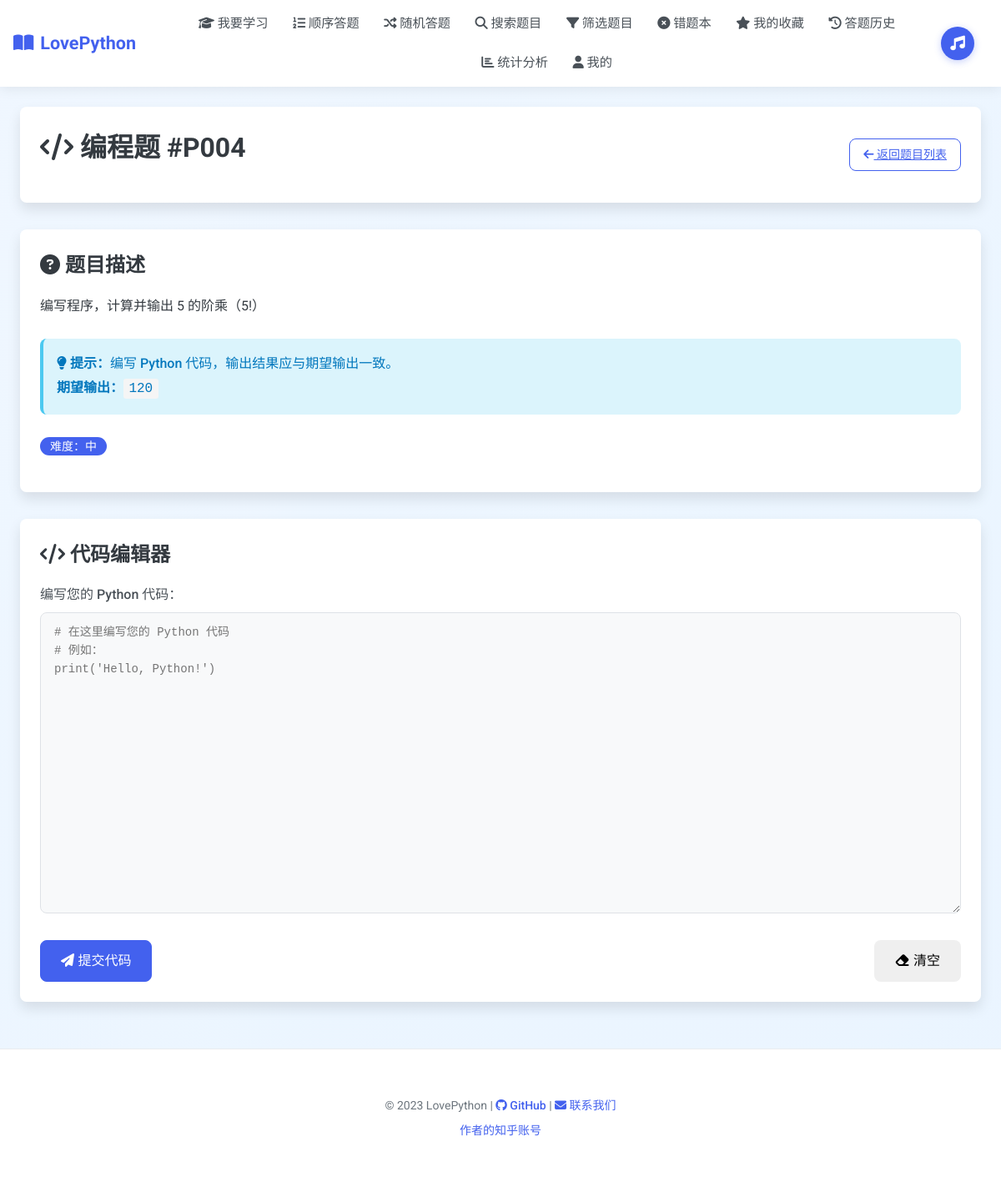
The page /study/coding/P004 (signed in) on the database its author committed.
### tables this page shows
CREATE TABLE questions (
        id TEXT PRIMARY KEY,
        stem TEXT NOT NULL,
        answer TEXT NOT NULL,
        difficulty TEXT,
        qtype TEXT,
        category TEXT,
        options TEXT, -- JSON stored options
        created_at DATETIME DEFAULT CURRENT_TIMESTAMP
    );

### app.py (the view, shortened to what this page needs)
@app.route('/study/coding/<qid>', methods=['GET', 'POST'])
@login_required
def coding_question(qid):
    user_id = get_user_id()
    conn = get_db()
    c = conn.cursor()
    c.execute('SELECT * FROM questions WHERE id = ?', (qid,))
    row = c.fetchone()
    conn.close()
    if not row:
        flash("题目不存在", "error")
        return redirect(url_for('study_coding'))
    question = {
        'id': row['id'],
        'stem': row['stem'],
        'answer': row['answer'],  # 期望输出或测试用例
        'difficulty': row['difficulty'],
        'category': row['category'],
        'options': json.loads(row['options']) if row['options'] else {}
    }
    return render_template('coding_question.html', question=question)

### app.py (called while the page is built)
def get_db():
    conn = sqlite3.connect('database.db')
    conn.row_factory = sqlite3.Row
    return conn

def login_required(f):
    @wraps(f)
    def decorated_function(*args, **kwargs):
        if not is_logged_in():
            flash("请先登录后再访问该页面", "error")
            return redirect(url_for('login', next=request.url))
        return f(*args, **kwargs)
    return decorated_function

def is_logged_in():
    return 'user_id' in session

def get_user_id():
    return session.get('user_id')

### templates/coding_question.html (shortened to what this page needs)
{% extends 'base.html' %}
{% block content %}
<div class="hero-section mb-4">
    <div class="card">
        <div class="hero-content d-flex flex-wrap align-items-center justify-content-between gap-3">
            <div>
                <h1 class="display-title mb-2"><i class="fas fa-code"></i> 编程题 #{{ question.id }}</h1>
            </div>
            <div>
                <a href="{{ url_for('study_coding') }}" class="btn btn-outline-primary btn-sm">
                    <i class="fas fa-arrow-left"></i> 返回题目列表
                </a>
            </div>
        </div>
    </div>
</div>
<div class="row">
    <div class="col-lg-6 mb-4">
        <div class="card">
            <h3 class="card-title">
                <i class="fas fa-question-circle"></i> 题目描述
            </h3>
            <div class="question-content">
                <p class="mb-3">{{ question.stem }}</p>
                <div class="alert alert-info">
                    <i class="fas fa-lightbulb"></i>
                    <strong>提示：</strong>编写 Python 代码，输出结果应与期望输出一致。
                    {% if question.answer %}
                    <br><strong>期望输出：</strong><code>{{ question.answer }}</code>
                    {% endif %}
                </div>
                {% if question.difficulty %}
                <div class="mb-2">
                    <span class="badge badge-primary">难度：{{ question.difficulty }}</span>
                </div>
                {% endif %}
            </div>
        </div>
    </div>
    <div class="col-lg-6 mb-4">
        <div class="card">
            <h3 class="card-title">
                <i class="fas fa-code"></i> 代码编辑器
            </h3>
            <form method="POST" id="codingForm">
                <div class="form-group">
                    <label for="code" class="form-label">编写您的 Python 代码：</label>
                    <textarea
                        id="code"
                        name="code"
                        class="form-control code-editor"
                        rows="15"
                        placeholder="# 在这里编写您的 Python 代码
# 例如：
print('Hello, Python!')"
                        required>{{ user_code if user_code else '' }}</textarea>
                </div>
                <div class="d-flex justify-content-between align-items-center">
                    <button type="submit" class="btn btn-primary">
                        <i class="fas fa-paper-plane"></i> 提交代码
                    </button>
                    <button type="button" class="btn btn-outline-secondary" onclick="clearCode()">
                        <i class="fas fa-eraser"></i> 清空
                    </button>
                </div>
            </form>
        </div>
    </div>
</div>
{% endblock %}

### static/style.css (style rules this page uses)
:root { --primary-color: #4361ee; --primary-hover: #3a56e7; --secondary-color: #3f8efc; --success-color: #2ec4b6; --danger-color: #e63946; --warning-color: #ffb703; --info-color: #4cc9f0; --light-color: #f8f9fa; --dark-color: #212529; --gray-100: #f8f9fa; --gray-200: #e9ecef; --gray-300: #dee2e6; --gray-400: #ced4da; --gray-500: #adb5bd; --gray-600: #6c757d; --gray-700: #495057; --gray-800: #343a40; --gray-900: #212529; --font-main: 'Roboto', 'Noto Sans SC', sans-serif; --border-radius: 0.5rem; --box-shadow: 0 0.5rem 1rem rgba(0, 0, 0, 0.1); --transition: all 0.3s ease; }
* { box-sizing: border-box; margin: 0; padding: 0; }
html { scroll-behavior: smooth; }
body { font-family: var(--font-main); background: linear-gradient(135deg, #f0f7ff 0%, #eaf5ff 100%); color: var(--gray-800); line-height: 1.6; min-height: 100vh; display: flex; flex-direction: column; }
.card { background-color: white; border-radius: var(--border-radius); box-shadow: var(--box-shadow); padding: 1.5rem; margin-bottom: 1.5rem; transition: var(--transition); }
.card-title { color: var(--gray-800); font-size: 1.5rem; margin-bottom: 1rem; font-weight: 600; }
.form-group { margin-bottom: 1.5rem; }
.form-label { display: block; margin-bottom: 0.5rem; font-weight: 500; color: var(--gray-700); }
.form-control { width: 100%; padding: 0.75rem 1rem; font-size: 1rem; line-height: 1.5; color: var(--gray-700); background-color: #fff; background-clip: padding-box; border: 1px solid var(--gray-300); border-radius: var(--border-radius); transition: var(--transition); -webkit-appearance: none; appearance: none; touch-action: manipulation; }
.btn { display: inline-block; font-weight: 500; text-align: center; white-space: nowrap; vertical-align: middle; user-select: none; border: 1px solid transparent; padding: 0.75rem 1.5rem; font-size: 1rem; line-height: 1.5; border-radius: var(--border-radius); transition: var(--transition); cursor: pointer; touch-action: manipulation; -webkit-tap-highlight-color: transparent; position: relative; overflow: hidden; min-height: 2.75rem; }
.btn::after { content: ''; display: block; position: absolute; width: 100%; height: 100%; top: 0; left: 0; pointer-events: none; background-image: radial-gradient(circle, rgba(255, 255, 255, 0.3) 10%, transparent 10.01%); background-repeat: no-repeat; background-position: 50%; transform: scale(10, 10); opacity: 0; transition: transform 0.5s, opacity 0.8s; }
.btn-primary { color: #fff; background-color: var(--primary-color); border-color: var(--primary-color); }
.btn-outline-primary { color: var(--primary-color); background-color: transparent; border-color: var(--primary-color); }
.btn-sm { padding: 0.5rem 1rem; font-size: 0.875rem; min-height: 2.25rem; }
.badge { display: inline-block; padding: 0.25rem 0.75rem; font-size: 0.875rem; font-weight: 500; line-height: 1; text-align: center; white-space: nowrap; vertical-align: baseline; border-radius: 50rem; }
.badge-primary { background-color: var(--primary-color); color: white; }
.alert { padding: 1rem; margin-bottom: 1.5rem; border-radius: var(--border-radius); font-weight: 500; }
.alert-info { background-color: rgba(76, 201, 240, 0.2); color: #0277bd; border-left: 4px solid var(--info-color); }
.mb-2 { margin-bottom: 1rem !important; }
.mb-3 { margin-bottom: 1.5rem !important; }
.mb-4 { margin-bottom: 2rem !important; }
.d-flex { display: flex !important; }
.flex-wrap { flex-wrap: wrap !important; }
.justify-content-between { justify-content: space-between !important; }
.align-items-center { align-items: center !important; }
.gap-3 { gap: 1.5rem !important; }

### templates/base.html (style rules this page uses)
body { position: relative; min-height: 100vh; }

### templates/coding_question.html (style rules this page uses)
.code-editor { font-family: 'Courier New', 'Consolas', 'Monaco', monospace; font-size: 14px; line-height: 1.6; background-color: #f8f9fa; border: 1px solid var(--gray-300); resize: vertical; }
.question-content { line-height: 1.8; }
.question-content code { background-color: #f5f5f5; padding: 0.2rem 0.4rem; border-radius: 3px; font-family: 'Courier New', monospace; }

### rows shown on the page
questions: id "P004", stem "编写程序，计算并输出 5 的阶乘（5!）", answer "120", difficulty "中"

### other values the page prints
{{ current_year|default(2023) }} "2023"
